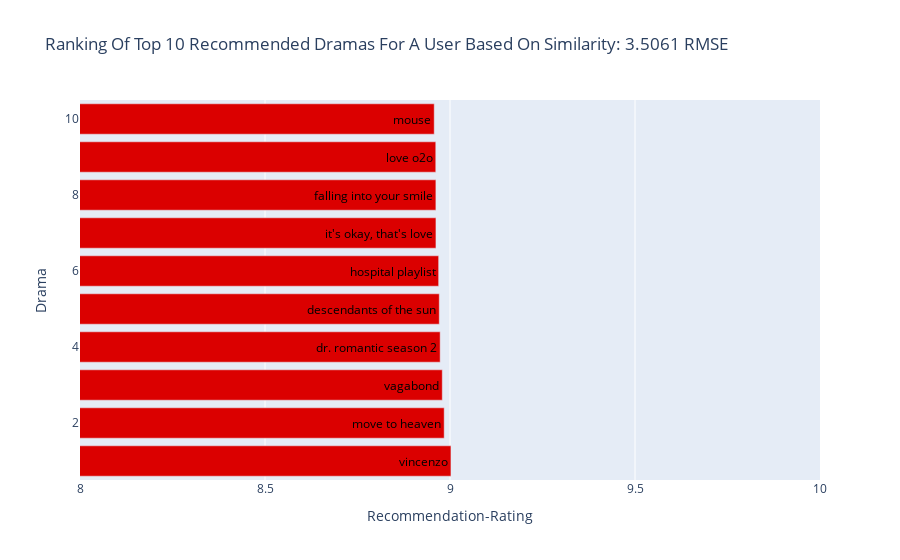

The code cell stored with this chart in its notebook:
### Code cell
# Create trace
trace = go.Bar(x = best_drama_recommendations.iloc[:n_plot, 0],
               text = best_drama_recommendations['Name'],
               textposition = 'inside',
               textfont = dict(color = '#000000'),
               orientation = 'h',
               y = list(range(1, n_plot+1)),
               marker = dict(color = '#db0000'))
# Create layout
layout = dict(title = 'Ranking Of Top {} Recommended Dramas For A User Based On Similarity: {:.4f} RMSE'.format(n_plot, rmse),
              xaxis = dict(title = 'Recommendation-Rating',
                           range = (8, 10)),
              yaxis = dict(title = 'Drama'))
# Create plot
fig = go.Figure(data=[trace], layout=layout)
iplot(fig)

### Figure 1 — Plotly figure (JSON) as saved in the notebook; plotly's stock layout.template omitted (floating-point values rounded to 4 significant figures; data arrays with more than 128 entries replaced by an {"elided": "..."} marker saying what was removed)
{"data": [{"marker": {"color": "#db0000"}, "orientation": "h", "text": {"elided": "3282 str values"}, "textfont": {"color": "#000000"}, "textposition": "inside", "type": "bar", "x": [9.003, 8.984, 8.979, 8.973, 8.971, 8.969, 8.962, 8.962, 8.962, 8.957], "y": [1, 2, 3, 4, 5, 6, 7, 8, 9, 10]}], "layout": {"title": {"text": "Ranking Of Top 10 Recommended Dramas For A User Based On Similarity: 3.5061 RMSE"}, "xaxis": {"range": [8, 10], "title": {"text": "Recommendation-Rating"}}, "yaxis": {"title": {"text": "Drama"}}}}
